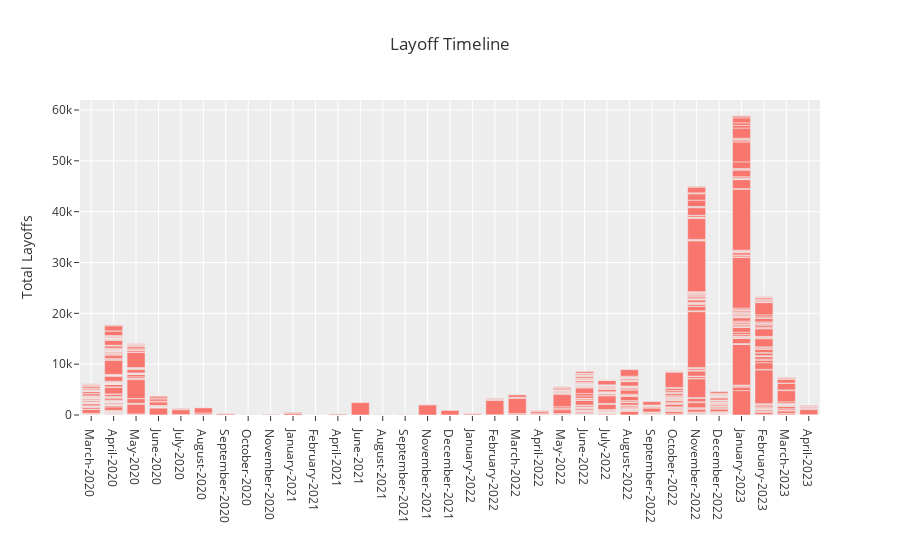

Notebook code cell kept with this figure:
### Code cell
# Looking at layoffs by month with a bar chart

fig = px.bar(
    layoffs_total.sort_values(by="date", ascending=True),
    x="month_year",
    y="total_laid_off",
    template="ggplot2",
    title="Layoff Timeline",
    labels={"month_year": "", "total_laid_off": "Total Layoffs"},
)
fig.update_layout(title_x=0.5)
fig.show()

### Figure 1 — Plotly figure (JSON) as saved in the notebook; plotly's stock layout.template omitted (floating-point values rounded to 4 significant figures; data arrays with more than 128 entries replaced by an {"elided": "..."} marker saying what was removed)
{"data": [{"alignmentgroup": "True", "hovertemplate": "=%{x}<br>Total Layoffs=%{y}<extra></extra>", "legendgroup": "", "marker": {"color": "#F8766D", "pattern": {"shape": ""}}, "name": "", "offsetgroup": "", "orientation": "v", "showlegend": false, "textposition": "auto", "type": "bar", "x": {"elided": "824 str values"}, "xaxis": "x", "y": {"elided": "824 float values"}, "yaxis": "y"}], "layout": {"barmode": "relative", "legend": {"tracegroupgap": 0}, "title": {"text": "Layoff Timeline", "x": 0.5}, "xaxis": {"anchor": "y", "domain": [0, 1], "title": {"text": ""}}, "yaxis": {"anchor": "x", "domain": [0, 1], "title": {"text": "Total Layoffs"}}}}
